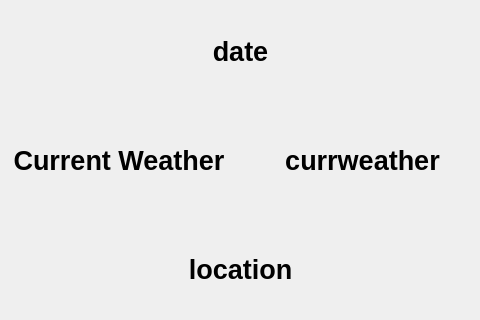
<?xml version="1.0" encoding="UTF-8"?>
<ui version="4.0">
 <class>WeatherPi</class>
 <widget class="QMainWindow" name="WeatherPi">
  <property name="geometry">
   <rect>
    <x>0</x>
    <y>0</y>
    <width>480</width>
    <height>320</height>
   </rect>
  </property>
  <property name="sizePolicy">
   <sizepolicy hsizetype="Fixed" vsizetype="Fixed">
    <horstretch>0</horstretch>
    <verstretch>0</verstretch>
   </sizepolicy>
  </property>
  <property name="windowTitle">
   <string>WeatherPi</string>
  </property>
  <property name="autoFillBackground">
   <bool>false</bool>
  </property>
  <widget class="QWidget" name="centralwidget">
   <widget class="QWidget" name="verticalLayoutWidget_2">
    <property name="geometry">
     <rect>
      <x>0</x>
      <y>0</y>
      <width>481</width>
      <height>321</height>
     </rect>
    </property>
    <layout class="QVBoxLayout" name="verticalLayout_2">
     <item>
      <widget class="QLabel" name="lblDate">
       <property name="minimumSize">
        <size>
         <width>0</width>
         <height>102</height>
        </size>
       </property>
       <property name="font">
        <font>
         <family>Arial</family>
         <pointsize>20</pointsize>
         <bold>true</bold>
        </font>
       </property>
       <property name="text">
        <string>date</string>
       </property>
       <property name="alignment">
        <set>Qt::AlignCenter</set>
       </property>
      </widget>
     </item>
     <item>
      <layout class="QGridLayout" name="gridLayout_2">
       <item row="3" column="0">
        <widget class="QLabel" name="label_3">
         <property name="font">
          <font>
           <family>Arial</family>
           <pointsize>20</pointsize>
           <bold>true</bold>
          </font>
         </property>
         <property name="text">
          <string>Current Weather</string>
         </property>
         <property name="alignment">
          <set>Qt::AlignCenter</set>
         </property>
        </widget>
       </item>
       <item row="3" column="1">
        <widget class="QLabel" name="lblCurrWeather">
         <property name="font">
          <font>
           <family>Arial</family>
           <pointsize>20</pointsize>
           <bold>true</bold>
          </font>
         </property>
         <property name="text">
          <string>currweather</string>
         </property>
         <property name="alignment">
          <set>Qt::AlignCenter</set>
         </property>
        </widget>
       </item>
      </layout>
     </item>
     <item>
      <widget class="QLabel" name="lblLocation">
       <property name="font">
        <font>
         <family>Arial</family>
         <pointsize>20</pointsize>
         <bold>true</bold>
        </font>
       </property>
       <property name="text">
        <string>location</string>
       </property>
       <property name="alignment">
        <set>Qt::AlignCenter</set>
       </property>
      </widget>
     </item>
    </layout>
   </widget>
  </widget>
 </widget>
 <resources/>
 <connections/>
</ui>
